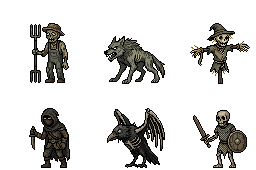
#> input picture art/source/pixellab/anim-enemies-01/00.png, 256 x 170 px, given in place of warrior.png, which was not available
$ python hero_frames.py
#> lines starting #> are read from the running program, lines starting #| are printed output that depends on the picture
#!/usr/bin/env python3
"""Build the hero attack sprite sheets (ticket A.14) from the PixelLab animation jobs.

Each sheet is one row of 128x128 frames: frame 0 is the class portrait itself (the rest pose),
frames 1-7 are the job's frames 1-7 snapped to the portrait's own palette (nearest colour), with
alpha forced to 0/255. The job's last frame is dropped: the loop returns to the portrait.

  python3 tools/art/hero_frames.py   # writes apps/web/public/assets/characters/<class>-attack.png
                                     # and art/preview-hero-frames.png
"""

from __future__ import annotations

from pathlib import Path

from PIL import Image

ROOT = Path(__file__).resolve().parents[2]
JOBS = {
    "warrior": "anim-warrior-02",
    "mage": "anim-mage-01",
    "hunter": "anim-hunter-02",
    "warlock": "anim-warlock-01",
}
FRAMES = 8
SIZE = 128


def palette(img: Image.Image) -> list[tuple[int, int, int]]:
    return sorted({p[:3] for p in img.getdata() if p[3] > 0})


def snap(frame: Image.Image, pal: list[tuple[int, int, int]]) -> Image.Image:
    out = Image.new("RGBA", frame.size, (0, 0, 0, 0))
    cache: dict[tuple[int, int, int], tuple[int, int, int]] = {}
    px = out.load()
    src = frame.load()
    for y in range(frame.height):
        for x in range(frame.width):
            r, g, b, a = src[x, y]
            if a < 128:
                continue
            key = (r, g, b)
            if key not in cache:
                # Weighted RGB distance (cheap perceptual approximation).
                cache[key] = min(
                    pal,
                    key=lambda c: 2 * (c[0] - r) ** 2 + 4 * (c[1] - g) ** 2 + 3 * (c[2] - b) ** 2,
                )
            px[x, y] = (*cache[key], 255)
    return out


def main() -> None:
    rows = []
    for cls, job in JOBS.items():
        portrait = Image.open(ROOT / f"apps/web/public/assets/characters/{cls}.png").convert("RGBA")
#> portrait is the input picture: PIL image 256x170 RGBA; mean R, G, B, A 10.9, 10.1, 8.3, 50.4
        pal = palette(portrait)
#> pal = 93 items, first 6: (0, 0, 0), (0, 0, 1), (0, 1, 0), (1, 1, 1), (2, 0, 0), (2, 1, 0)
        sheet = Image.new("RGBA", (SIZE * FRAMES, SIZE), (0, 0, 0, 0))
#> sheet: PIL image 1024x128 RGBA; every value is 0
        sheet.paste(portrait, (0, 0))
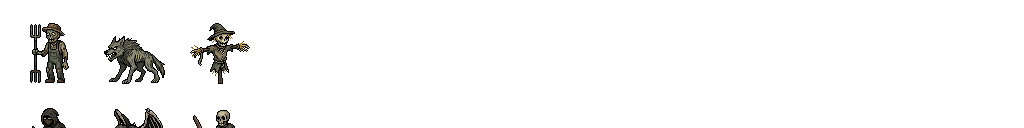
#> sheet: PIL image 1024x128 RGBA; mean R, G, B, A 2.4, 2.3, 1.9, 10.2; transparent parts drawn white
        for i in range(1, FRAMES):
            raw = Image.open(ROOT / f"art/source/pixellab/{job}/{i:02d}.png").convert("RGBA")
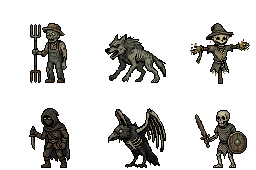
#> input picture art/source/pixellab/anim-enemies-01/01.png, 256 x 170 px, found by its file name
#> raw is the input picture: PIL image 256x170 RGBA; mean R, G, B, A 10.6, 9.9, 8.2, 50.6
            sheet.paste(snap(raw, pal), (i * SIZE, 0))
#> in snap, `out = Image.new("RGBA", frame.size, (0, 0, 0, 0))`: out: PIL image 256x170 RGBA; every value is 0
#> after the loop in snap, `for y in range(frame.height):`: cache = 76 items
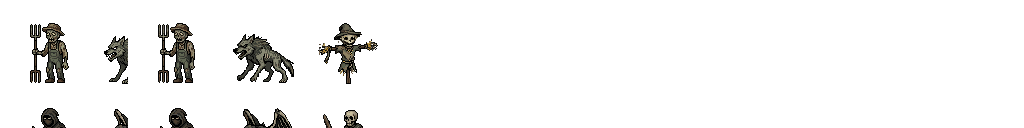
#> sheet: PIL image 1024x128 RGBA; mean R, G, B, A 3.4, 3.2, 2.6, 15.3; transparent parts drawn white
        sheet.save(ROOT / f"apps/web/public/assets/characters/{cls}-attack.png")
        rows.append((job, sheet))

    # Contact sheet: raw job frames above the cleaned sheet, per class, at x2.
    s = 2
    pad = 8
    width = SIZE * FRAMES * s + 2 * pad
    canvas = Image.new("RGBA", (width, len(rows) * (2 * SIZE * s + pad) + pad), (36, 31, 27, 255))
    y = pad
    for job, sheet in rows:
        for i in range(FRAMES):
            raw = Image.open(ROOT / f"art/source/pixellab/{job}/{i:02d}.png").convert("RGBA")
            canvas.alpha_composite(raw.resize((SIZE * s, SIZE * s), Image.NEAREST), (pad + i * SIZE * s, y))
        y += SIZE * s
        canvas.alpha_composite(sheet.resize((sheet.width * s, SIZE * s), Image.NEAREST), (pad, y))
        y += SIZE * s + pad
    canvas.save(ROOT / "art/preview-hero-frames.png")


if __name__ == "__main__":
#> (the run stopped early here; a loop or call above may not have finished)
